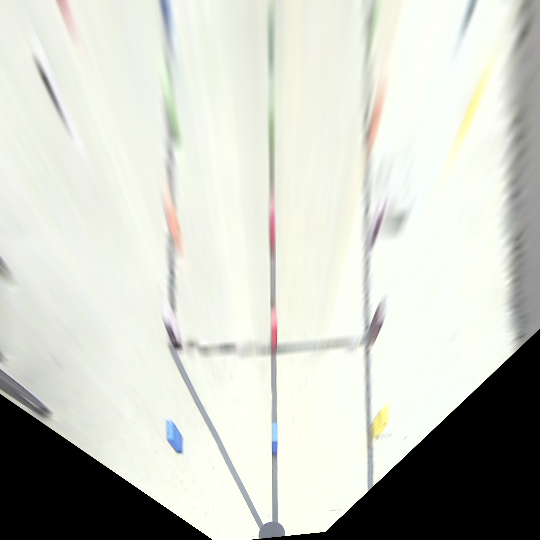
#> input picture ImageCalibrationTest/bev_image-LMEDS-LINEAR.png, 540 x 540 px, given in place of the camera
$ python mask_making.py
#> lines starting #> are read from the running program, lines starting #| are printed output that depends on the picture; after the words box and inside, x2 and y2 are one past the last pixel; in counts of white or black regions, pixels touching at a corner belong together
import numpy as np
import cv2

cap = cv2.VideoCapture(0)

mask_image = np.zeros([480, 640, 1], dtype = np.uint8)
mask_image.fill(255)

while (1):
    ret, frame = cap.read()
#> frame is the input picture: shape (540, 540, 3); mean B, G, R 197.8, 206.5, 204.3
    frame = cv2.resize(frame,(640,480))
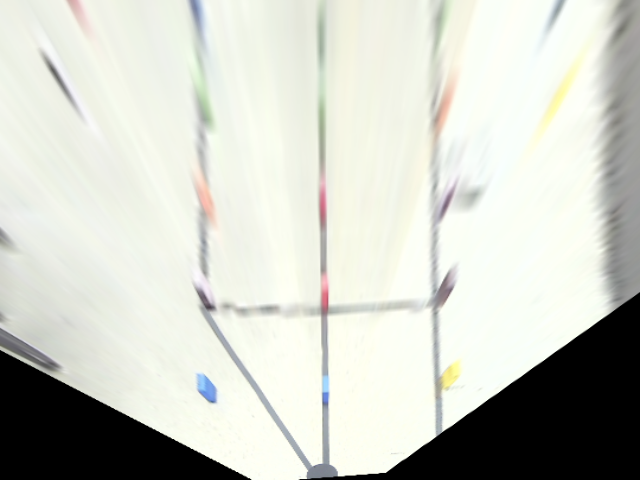
#> frame: shape (480, 640, 3); mean B, G, R 197.8, 206.4, 204.3
    blurred_frame = cv2.GaussianBlur(frame, (5, 5), 0)

    # detect white
    _, L, _ = cv2.split(cv2.cvtColor(blurred_frame, cv2.COLOR_BGR2HLS))

    _, binary_frame = cv2.threshold(L,180,255,cv2.THRESH_BINARY_INV)
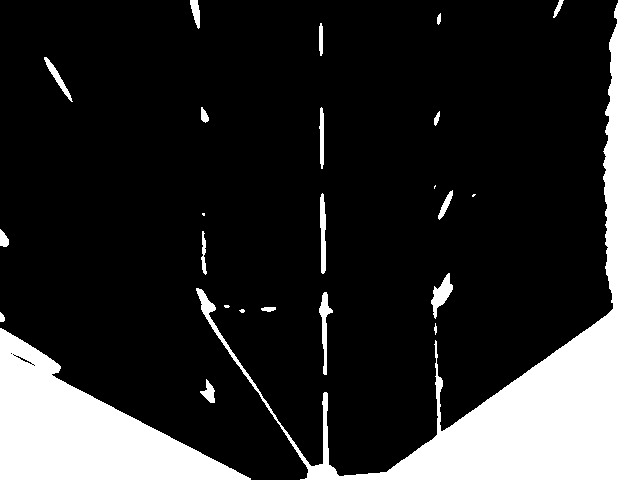
#> binary_frame: shape (480, 640); 18.8% white; 25 white regions (5 under 20 px), largest, box (x1, y1, x2, y2) and area: (196, 0, 640, 480) 36904, (0, 328, 251, 480) 17722, (431, 273, 453, 319) 435

    mask_image = cv2.min(binary_frame, mask_image)

    cv2.imshow('original',frame)
    cv2.imshow('frame',binary_frame)
    cv2.imshow("mask_image", mask_image)

    k = cv2.waitKey(1) & 0xff
#> (key Esc is pressed here)
    if k == 27:
        cv2.imwrite('/home/nvidia/xycar_ws/src/image_calibration_test/src/mask_image.png', mask_image)
        break

cap.release()
cv2.destroyAllWindows()
